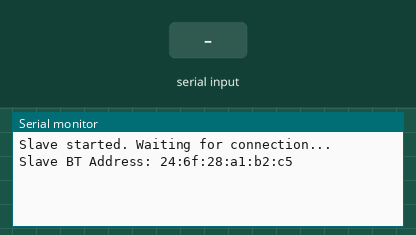
Recording of a sketch running on a simulated ESP32. On the bench: the last lines printed to the serial monitor. Inputs (shaded band) come from the test bench. Nothing arrives over Bluetooth unless stated.

Above: at 1.2 s.
1.3 s: "1" received over the second serial link
At 2.4 s:
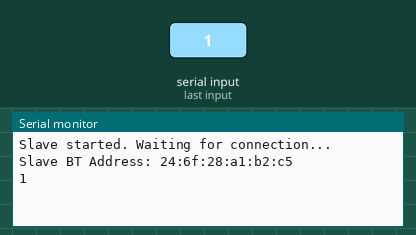
2.8 s: "0" received over the second serial link
At 3.6 s:
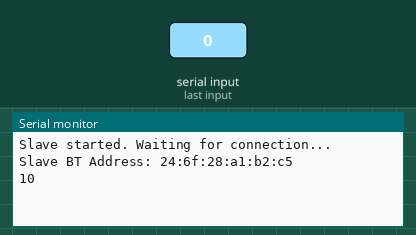

Measured:
- after the input at 1.3 s, the serial monitor: prints a new line at once (image 1)
- after the input at 2.8 s, the serial monitor: prints a new line at once (image 2)

The sketch:

Act3_2_Slave.ino
```cpp
//Carl Jayson Eli Bonaobra
//CPE4A
// ===== Activity 3.2: Bluetooth SLAVE =====

#include "BluetoothSerial.h"

BluetoothSerial SerialBT;

void setup() {
  Serial.begin(115200);
  SerialBT.begin("ESP32_Slave"); // Bluetooth device name
  Serial.println("Slave started. Waiting for connection...");

  // Temporarily print this device's MAC address so you can copy it for the Master code:
  Serial.print("Slave BT Address: ");
  Serial.println(SerialBT.getBtAddressString());
}

void loop() {
  if (SerialBT.available()) {
    char incoming = SerialBT.read();
    Serial.write(incoming);
  }
  if (Serial.available()) {
    char outgoing = Serial.read();
    SerialBT.write(outgoing);
  }
}
```
